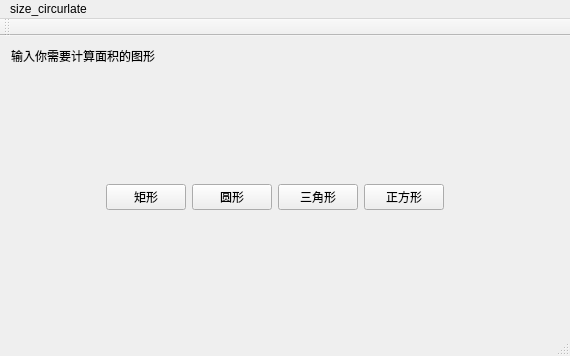
<?xml version="1.0" encoding="UTF-8"?>
<ui version="4.0">
 <class>MainWindow</class>
 <widget class="QMainWindow" name="MainWindow">
  <property name="geometry">
   <rect>
    <x>0</x>
    <y>0</y>
    <width>570</width>
    <height>356</height>
   </rect>
  </property>
  <property name="windowTitle">
   <string>MainWindow</string>
  </property>
  <widget class="QWidget" name="centralWidget">
   <layout class="QVBoxLayout" name="verticalLayout">
    <item>
     <widget class="QLabel" name="label">
      <property name="text">
       <string>输入你需要计算面积的图形</string>
      </property>
     </widget>
    </item>
    <item>
     <spacer name="verticalSpacer_6">
      <property name="orientation">
       <enum>Qt::Vertical</enum>
      </property>
      <property name="sizeHint" stdset="0">
       <size>
        <width>20</width>
        <height>81</height>
       </size>
      </property>
     </spacer>
    </item>
    <item>
     <layout class="QHBoxLayout" name="horizontalLayout_2">
      <item>
       <spacer name="horizontalSpacer">
        <property name="orientation">
         <enum>Qt::Horizontal</enum>
        </property>
        <property name="sizeHint" stdset="0">
         <size>
          <width>40</width>
          <height>20</height>
         </size>
        </property>
       </spacer>
      </item>
      <item>
       <layout class="QHBoxLayout" name="horizontalLayout">
        <item>
         <widget class="QPushButton" name="rect">
          <property name="text">
           <string>矩形</string>
          </property>
         </widget>
        </item>
        <item>
         <widget class="QPushButton" name="circle">
          <property name="text">
           <string>圆形</string>
          </property>
         </widget>
        </item>
        <item>
         <widget class="QPushButton" name="tri">
          <property name="text">
           <string>三角形</string>
          </property>
         </widget>
        </item>
        <item>
         <widget class="QPushButton" name="square">
          <property name="text">
           <string>正方形</string>
          </property>
         </widget>
        </item>
       </layout>
      </item>
      <item>
       <spacer name="verticalSpacer">
        <property name="orientation">
         <enum>Qt::Vertical</enum>
        </property>
        <property name="sizeHint" stdset="0">
         <size>
          <width>20</width>
          <height>40</height>
         </size>
        </property>
       </spacer>
      </item>
      <item>
       <spacer name="horizontalSpacer_2">
        <property name="orientation">
         <enum>Qt::Horizontal</enum>
        </property>
        <property name="sizeHint" stdset="0">
         <size>
          <width>40</width>
          <height>20</height>
         </size>
        </property>
       </spacer>
      </item>
     </layout>
    </item>
    <item>
     <spacer name="verticalSpacer_3">
      <property name="orientation">
       <enum>Qt::Vertical</enum>
      </property>
      <property name="sizeHint" stdset="0">
       <size>
        <width>20</width>
        <height>81</height>
       </size>
      </property>
     </spacer>
    </item>
   </layout>
  </widget>
  <widget class="QMenuBar" name="menuBar">
   <property name="geometry">
    <rect>
     <x>0</x>
     <y>0</y>
     <width>570</width>
     <height>23</height>
    </rect>
   </property>
   <widget class="QMenu" name="menusize_circurlate">
    <property name="title">
     <string>size_circurlate</string>
    </property>
   </widget>
   <addaction name="menusize_circurlate"/>
  </widget>
  <widget class="QToolBar" name="mainToolBar">
   <attribute name="toolBarArea">
    <enum>TopToolBarArea</enum>
   </attribute>
   <attribute name="toolBarBreak">
    <bool>false</bool>
   </attribute>
  </widget>
  <widget class="QStatusBar" name="statusBar"/>
 </widget>
 <layoutdefault spacing="6" margin="11"/>
 <resources/>
 <connections/>
</ui>
